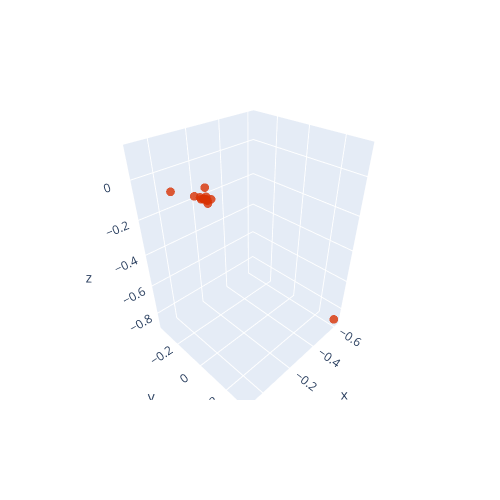

The code cell stored with this chart in its notebook:
### Code cell
fig = go.Figure(data=[data], layout=layout)
fig.iplot()
